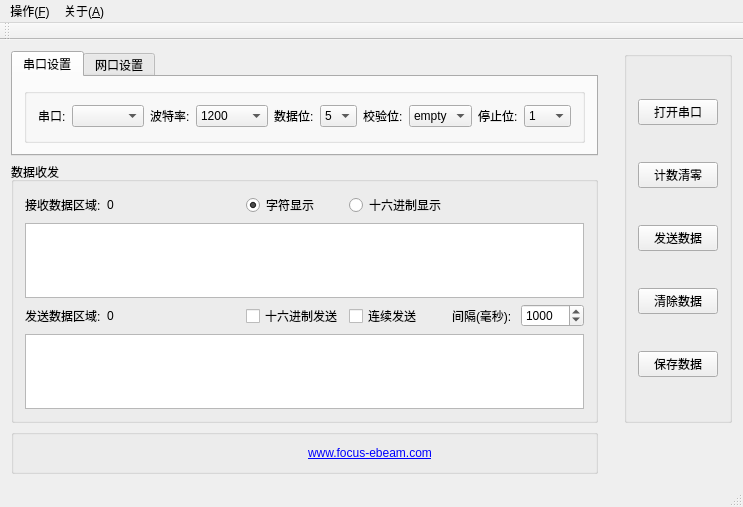
<?xml version="1.0" encoding="UTF-8"?>
<ui version="4.0">
 <class>MainWindow</class>
 <widget class="QMainWindow" name="MainWindow">
  <property name="geometry">
   <rect>
    <x>0</x>
    <y>0</y>
    <width>708</width>
    <height>507</height>
   </rect>
  </property>
  <property name="windowTitle">
   <string>聚束科技软件研发部</string>
  </property>
  <widget class="QWidget" name="centralWidget">
   <layout class="QGridLayout" name="gridLayout_5">
    <item row="0" column="0">
     <widget class="QTabWidget" name="changeMode">
      <property name="currentIndex">
       <number>0</number>
      </property>
      <widget class="QWidget" name="tab_3">
       <attribute name="title">
        <string>串口设置</string>
       </attribute>
       <layout class="QGridLayout" name="gridLayout_4">
        <item row="0" column="0">
         <widget class="QGroupBox" name="groupBox">
          <property name="title">
           <string/>
          </property>
          <layout class="QGridLayout" name="gridLayout">
           <item row="0" column="2">
            <widget class="QLabel" name="label_2">
             <property name="text">
              <string>波特率:</string>
             </property>
            </widget>
           </item>
           <item row="0" column="9">
            <widget class="QComboBox" name="stopBitCB">
             <item>
              <property name="text">
               <string>1</string>
              </property>
             </item>
             <item>
              <property name="text">
               <string>1.5</string>
              </property>
             </item>
             <item>
              <property name="text">
               <string>2</string>
              </property>
             </item>
            </widget>
           </item>
           <item row="0" column="1">
            <widget class="QComboBox" name="serialCB"/>
           </item>
           <item row="0" column="0">
            <widget class="QLabel" name="label">
             <property name="text">
              <string>串口:</string>
             </property>
            </widget>
           </item>
           <item row="0" column="8">
            <widget class="QLabel" name="label_5">
             <property name="text">
              <string>停止位:</string>
             </property>
            </widget>
           </item>
           <item row="0" column="3">
            <widget class="QComboBox" name="baudRateCB">
             <item>
              <property name="text">
               <string>1200</string>
              </property>
             </item>
             <item>
              <property name="text">
               <string>1800</string>
              </property>
             </item>
             <item>
              <property name="text">
               <string>2400</string>
              </property>
             </item>
             <item>
              <property name="text">
               <string>4800</string>
              </property>
             </item>
             <item>
              <property name="text">
               <string>9600</string>
              </property>
             </item>
             <item>
              <property name="text">
               <string>14400</string>
              </property>
             </item>
             <item>
              <property name="text">
               <string>19200</string>
              </property>
             </item>
             <item>
              <property name="text">
               <string>38400</string>
              </property>
             </item>
             <item>
              <property name="text">
               <string>56000</string>
              </property>
             </item>
             <item>
              <property name="text">
               <string>57600</string>
              </property>
             </item>
             <item>
              <property name="text">
               <string>76800</string>
              </property>
             </item>
             <item>
              <property name="text">
               <string>115200</string>
              </property>
             </item>
             <item>
              <property name="text">
               <string>128000</string>
              </property>
             </item>
             <item>
              <property name="text">
               <string>256000</string>
              </property>
             </item>
            </widget>
           </item>
           <item row="0" column="7">
            <widget class="QComboBox" name="checkCB">
             <item>
              <property name="text">
               <string>empty</string>
              </property>
             </item>
             <item>
              <property name="text">
               <string>odd</string>
              </property>
             </item>
             <item>
              <property name="text">
               <string>even</string>
              </property>
             </item>
            </widget>
           </item>
           <item row="0" column="6">
            <widget class="QLabel" name="label_4">
             <property name="text">
              <string>校验位:</string>
             </property>
            </widget>
           </item>
           <item row="0" column="5">
            <widget class="QComboBox" name="dataBitCB">
             <item>
              <property name="text">
               <string>5</string>
              </property>
             </item>
             <item>
              <property name="text">
               <string>6</string>
              </property>
             </item>
             <item>
              <property name="text">
               <string>7</string>
              </property>
             </item>
             <item>
              <property name="text">
               <string>8</string>
              </property>
             </item>
            </widget>
           </item>
           <item row="0" column="4">
            <widget class="QLabel" name="label_3">
             <property name="text">
              <string>数据位:</string>
             </property>
            </widget>
           </item>
           <item row="1" column="0">
            <spacer name="verticalSpacer_3">
             <property name="orientation">
              <enum>Qt::Vertical</enum>
             </property>
             <property name="sizeHint" stdset="0">
              <size>
               <width>20</width>
               <height>13</height>
              </size>
             </property>
            </spacer>
           </item>
           <item row="1" column="9">
            <spacer name="verticalSpacer_4">
             <property name="orientation">
              <enum>Qt::Vertical</enum>
             </property>
             <property name="sizeHint" stdset="0">
              <size>
               <width>20</width>
               <height>13</height>
              </size>
             </property>
            </spacer>
           </item>
           <item row="1" column="4">
            <spacer name="verticalSpacer_2">
             <property name="orientation">
              <enum>Qt::Vertical</enum>
             </property>
             <property name="sizeHint" stdset="0">
              <size>
               <width>20</width>
               <height>13</height>
              </size>
             </property>
            </spacer>
           </item>
          </layout>
         </widget>
        </item>
       </layout>
      </widget>
      <widget class="QWidget" name="tab_4">
       <attribute name="title">
        <string>网口设置</string>
       </attribute>
       <layout class="QGridLayout" name="gridLayout_6">
        <item row="0" column="0">
         <widget class="QGroupBox" name="groupBox_5">
          <property name="title">
           <string/>
          </property>
          <widget class="QRadioButton" name="serverCreate">
           <property name="geometry">
            <rect>
             <x>10</x>
             <y>30</y>
             <width>89</width>
             <height>16</height>
            </rect>
           </property>
           <property name="text">
            <string>创建服务端</string>
           </property>
          </widget>
          <widget class="QTextEdit" name="hostPort">
           <property name="geometry">
            <rect>
             <x>340</x>
             <y>10</y>
             <width>61</width>
             <height>31</height>
            </rect>
           </property>
           <property name="html">
            <string>&lt;!DOCTYPE HTML PUBLIC &quot;-//W3C//DTD HTML 4.0//EN&quot; &quot;http://www.w3.org/TR/REC-html40/strict.dtd&quot;&gt;
&lt;html&gt;&lt;head&gt;&lt;meta name=&quot;qrichtext&quot; content=&quot;1&quot; /&gt;&lt;style type=&quot;text/css&quot;&gt;
p, li { white-space: pre-wrap; }
&lt;/style&gt;&lt;/head&gt;&lt;body style=&quot; font-family:'SimSun'; font-size:9pt; font-weight:400; font-style:normal;&quot;&gt;
&lt;p style=&quot; margin-top:0px; margin-bottom:0px; margin-left:0px; margin-right:0px; -qt-block-indent:0; text-indent:0px;&quot;&gt;8888&lt;/p&gt;&lt;/body&gt;&lt;/html&gt;</string>
           </property>
           <property name="acceptRichText">
            <bool>false</bool>
           </property>
          </widget>
          <widget class="QRadioButton" name="clientCreate">
           <property name="geometry">
            <rect>
             <x>10</x>
             <y>0</y>
             <width>89</width>
             <height>16</height>
            </rect>
           </property>
           <property name="text">
            <string>创建客户端</string>
           </property>
           <property name="checked">
            <bool>true</bool>
           </property>
          </widget>
          <widget class="QLabel" name="label_13">
           <property name="geometry">
            <rect>
             <x>100</x>
             <y>10</y>
             <width>61</width>
             <height>20</height>
            </rect>
           </property>
           <property name="text">
            <string>服务器IP:</string>
           </property>
          </widget>
          <widget class="QLabel" name="label_14">
           <property name="geometry">
            <rect>
             <x>290</x>
             <y>10</y>
             <width>41</width>
             <height>20</height>
            </rect>
           </property>
           <property name="text">
            <string>端口号:</string>
           </property>
          </widget>
          <widget class="QComboBox" name="ipAddr">
           <property name="geometry">
            <rect>
             <x>160</x>
             <y>10</y>
             <width>121</width>
             <height>22</height>
            </rect>
           </property>
           <property name="editable">
            <bool>true</bool>
           </property>
          </widget>
         </widget>
        </item>
       </layout>
      </widget>
     </widget>
    </item>
    <item row="0" column="2" rowspan="2">
     <widget class="QGroupBox" name="groupBox_2">
      <property name="title">
       <string/>
      </property>
      <layout class="QGridLayout" name="gridLayout_3">
       <item row="0" column="0">
        <widget class="QPushButton" name="openSerial">
         <property name="text">
          <string>打开串口</string>
         </property>
        </widget>
       </item>
       <item row="1" column="0">
        <widget class="QPushButton" name="clearCount">
         <property name="text">
          <string>计数清零</string>
         </property>
        </widget>
       </item>
       <item row="2" column="0">
        <widget class="QPushButton" name="sendData">
         <property name="text">
          <string>发送数据</string>
         </property>
        </widget>
       </item>
       <item row="3" column="0">
        <widget class="QPushButton" name="clearData">
         <property name="text">
          <string>清除数据</string>
         </property>
        </widget>
       </item>
       <item row="4" column="0">
        <widget class="QPushButton" name="saveData">
         <property name="text">
          <string>保存数据</string>
         </property>
        </widget>
       </item>
      </layout>
     </widget>
    </item>
    <item row="1" column="0">
     <widget class="QGroupBox" name="groupBox_3">
      <property name="title">
       <string>数据收发</string>
      </property>
      <layout class="QGridLayout" name="gridLayout_2">
       <item row="0" column="3">
        <widget class="QRadioButton" name="radioButton">
         <property name="text">
          <string>字符显示</string>
         </property>
         <property name="checked">
          <bool>true</bool>
         </property>
        </widget>
       </item>
       <item row="0" column="4">
        <widget class="QRadioButton" name="showHex">
         <property name="text">
          <string>十六进制显示</string>
         </property>
        </widget>
       </item>
       <item row="2" column="3">
        <widget class="QCheckBox" name="isHexSend">
         <property name="text">
          <string>十六进制发送</string>
         </property>
         <property name="checked">
          <bool>false</bool>
         </property>
        </widget>
       </item>
       <item row="0" column="0">
        <widget class="QLabel" name="label_6">
         <property name="text">
          <string>接收数据区域:</string>
         </property>
        </widget>
       </item>
       <item row="0" column="1">
        <widget class="QLabel" name="label_12">
         <property name="text">
          <string>0</string>
         </property>
        </widget>
       </item>
       <item row="1" column="0" colspan="7">
        <widget class="QPlainTextEdit" name="receiveContext">
         <property name="plainText">
          <string/>
         </property>
        </widget>
       </item>
       <item row="2" column="0">
        <widget class="QLabel" name="label_7">
         <property name="text">
          <string>发送数据区域:</string>
         </property>
        </widget>
       </item>
       <item row="2" column="5">
        <widget class="QLabel" name="label_8">
         <property name="text">
          <string>间隔(毫秒):</string>
         </property>
        </widget>
       </item>
       <item row="2" column="4">
        <widget class="QCheckBox" name="constantSend">
         <property name="text">
          <string>连续发送</string>
         </property>
        </widget>
       </item>
       <item row="2" column="6">
        <widget class="QSpinBox" name="constantTime">
         <property name="maximum">
          <number>10000</number>
         </property>
         <property name="value">
          <number>1000</number>
         </property>
        </widget>
       </item>
       <item row="2" column="1">
        <widget class="QLabel" name="label_11">
         <property name="text">
          <string>0</string>
         </property>
        </widget>
       </item>
       <item row="3" column="0" colspan="7">
        <widget class="QPlainTextEdit" name="sendContext">
         <property name="plainText">
          <string/>
         </property>
        </widget>
       </item>
      </layout>
     </widget>
    </item>
    <item row="1" column="1">
     <spacer name="verticalSpacer">
      <property name="orientation">
       <enum>Qt::Vertical</enum>
      </property>
      <property name="sizeHint" stdset="0">
       <size>
        <width>20</width>
        <height>281</height>
       </size>
      </property>
     </spacer>
    </item>
    <item row="2" column="0">
     <widget class="QGroupBox" name="groupBox_4">
      <property name="title">
       <string/>
      </property>
      <layout class="QHBoxLayout" name="horizontalLayout">
       <item>
        <widget class="QLabel" name="label_10">
         <property name="text">
          <string/>
         </property>
         <property name="pixmap">
          <pixmap resource="images.qrc">:/FBT2.png</pixmap>
         </property>
        </widget>
       </item>
       <item>
        <widget class="QLabel" name="label_9">
         <property name="text">
          <string>&lt;a href=&quot;https://www.baidu.com&quot;&gt;www.focus-ebeam.com&lt;/a&gt;</string>
         </property>
        </widget>
       </item>
      </layout>
     </widget>
    </item>
   </layout>
  </widget>
  <widget class="QToolBar" name="mainToolBar">
   <attribute name="toolBarArea">
    <enum>TopToolBarArea</enum>
   </attribute>
   <attribute name="toolBarBreak">
    <bool>false</bool>
   </attribute>
  </widget>
  <widget class="QStatusBar" name="statusBar"/>
  <widget class="QMenuBar" name="menuBar">
   <property name="geometry">
    <rect>
     <x>0</x>
     <y>0</y>
     <width>708</width>
     <height>23</height>
    </rect>
   </property>
   <widget class="QMenu" name="menu">
    <property name="title">
     <string>操作(&amp;F)</string>
    </property>
    <addaction name="serialAdd"/>
    <addaction name="separator"/>
    <addaction name="cleanerCount"/>
    <addaction name="separator"/>
    <addaction name="addBaud"/>
   </widget>
   <widget class="QMenu" name="menu_A">
    <property name="title">
     <string>关于(&amp;A)</string>
    </property>
    <addaction name="about"/>
   </widget>
   <addaction name="menu"/>
   <addaction name="menu_A"/>
  </widget>
  <action name="about">
   <property name="text">
    <string>关于串口助手</string>
   </property>
  </action>
  <action name="serialAdd">
   <property name="text">
    <string>添加串口</string>
   </property>
  </action>
  <action name="action_3">
   <property name="text">
    <string>计数清零</string>
   </property>
  </action>
  <action name="cleanerCount">
   <property name="text">
    <string>计数清零</string>
   </property>
  </action>
  <action name="addBaud">
   <property name="text">
    <string>添加波特率</string>
   </property>
  </action>
 </widget>
 <layoutdefault spacing="6" margin="11"/>
 <resources>
  <include location="images.qrc"/>
 </resources>
 <connections/>
</ui>
